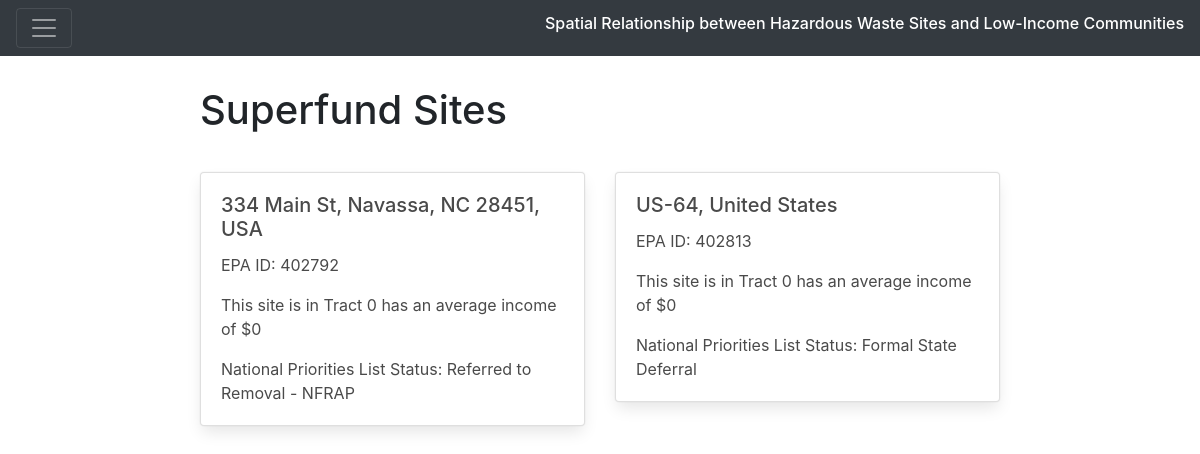
The page /viz/tracts/0/ on the database its author committed.
### viz/models.py (models this page shows, shortened)
class SiteLocation(models.Model):
	epa_id = models.IntegerField(primary_key=True)
	tract = models.ForeignKey(IncomeTract, on_delete=models.CASCADE)#foreign key
	formatted_address = models.TextField(max_length=155, blank=True)
	city = models.CharField(max_length=50, blank=True)
	state = models.CharField(max_length=2, blank=True)
	zipcode = models.IntegerField(blank=True)
	npl_status = models.TextField(max_length=255, blank=True)#char and text fields must have max length
	lon = models.DecimalField(max_digits=9, decimal_places=6, default=0)
	lat = models.DecimalField(max_digits=9, decimal_places=6, default=0)
	address = models.TextField(max_length=155, blank=True)
	income = models.IntegerField(blank=False)

### viz/views.py (the view)
# urls.py: path('tracts/<int:tract_id>/', views.tracts_site, name='tracts_site'),
def tracts_site(request, tract_id):
    sites = SiteLocation.objects.filter(tract=tract_id).values()
    context = {'tracts_site_list': sites}
    return render(request, 'viz/tracts_site.html', context)

### viz/templates/viz/tracts_site.html (shortened to what this page needs)
{% extends "viz/index.html" %}
{% block content %}
    <h1 id="subTitle">Superfund Sites</h1>
    {% if tracts_site_list %}
    <ul>
      {% for site in tracts_site_list %}
        {% if forloop.first %}<div class="row">{% endif %}
          {% if site.formatted_address == "" %}
          {% else %}
          <div class="col-sm-6" id="siteCard">
            <div class="card">
              <div class="card-body">
                <h5 class="card-title">{{site.formatted_address}}</h5>
                <p class="card-text">EPA ID: {{site.epa_id}}</p>
                <p class="card-text">This site is in Tract {{site.tract_id}} has an average income of ${{site.income}}</p>
                {% if site.npl_status == "" %}
                {% else %}
                <p class="card-text">National Priorities List Status: {{site.npl_status}}</p>
                {% endif %}
              </div>
            </div>
          </div>
          {% endif %}
        {% if forloop.counter|divisibleby:2 %}</div><div class="row">{% endif %}
        {% if forloop.last %}</div>{% endif %}
      {% endfor %}
    </ul>
    {% else %}
      <p>There are no sites.</p>
    {% endif %}
{% endblock %}

### viz/templates/viz/index.html (shortened to what this page needs)
<!DOCTYPE html>
<html lang="en">
   <head>
      <link rel="stylesheet"  type="text/css" href="https://cdnjs.cloudflare.com/ajax/libs/bulma/0.3.2/css/bulma.min.css">
      <link rel="stylesheet" href="https://maxcdn.bootstrapcdn.com/bootstrap/4.0.0/css/bootstrap.min.css">
      {% load static %}
      <link rel="stylesheet" href="{% static 'viz/style.css' %}">
   </head>
   <body>
      <div class="pos-f-t">
         <nav class="navbar navbar-dark bg-dark">
            <button class="navbar-toggler" type="button" data-toggle="collapse" data-target="#navbarToggleExternalContent" aria-controls="navbarToggleExternalContent" aria-expanded="false" aria-label="Toggle navigation">
            <span class="navbar-toggler-icon"></span>
            </button>
            <h1 id="mainTitle">Spatial Relationship between Hazardous Waste Sites and Low-Income Communities</h1>
         </nav>
      </div>
      <div id="content">
        {% block content %}{% endblock %}
      </div>
   </body>
</html>

### viz/static/viz/style.css (style rules this page uses)
#mainTitle { color: white; font-size: 16px; }
#content { display: block; margin-right: auto; margin-left: auto; width: 800px; }
#siteCard { margin-top: 30px; }

### viz/templates/viz/index.html (style rules this page uses)
#mainTitle { color: white; font-size: 16px; }
#subTitle { margin-top: 30px; }
#content { display: block; margin-right: auto; margin-left: auto; width: 800px; }
#siteCard { margin-top: 30px; }

### rows shown on the page
SiteLocation: formatted_address "334 Main St, Navassa, NC 28451, USA", epa_id "402792", tract_id "0", income "0", npl_status "Referred to Removal - NFRAP"
SiteLocation: formatted_address "US-64, United States", epa_id "402813", tract_id "0", income "0", npl_status "Formal State Deferral"
